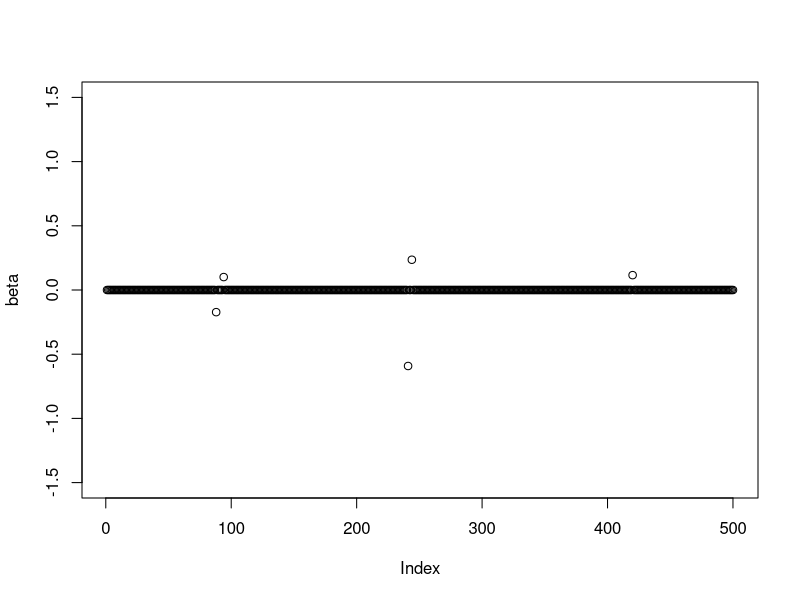
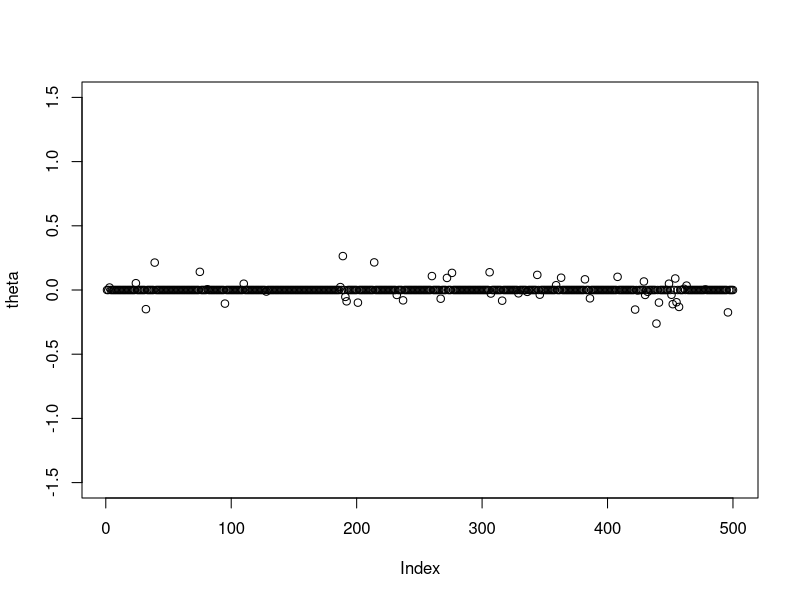

Source code (R) for these figures, in order: (Note: this script raises an error after producing the figures.)
## ---- chunk 1
generate_data <- function(n, p, heritability_sparse, heritability_nonsparse, sparse_coverage, nonsparse_coverage) {
  
  # Generate sparse effects (beta.true)
  num_sparse <- round(p * sparse_coverage)
  beta.true <- rep(0, p)
  beta.true[sample(p, num_sparse)] <- rnorm(num_sparse, mean = 0, sd = 0.01)
  
  # Generate nonsparse effects (theta.true)
  num_nonsparse <- round(p * nonsparse_coverage)
  theta.true <- rep(0, p)
  theta.true[sample(p, num_nonsparse)] <- rnorm(num_nonsparse, mean = 0, sd = 0.0001)
  
  # Create Design Matrix
  X <- cbind(matrix(rnorm(n*p), nrow=n))
  X <- scale(X, center=TRUE, scale=FALSE)
  
  # Scale sparse and nonsparse effects to achieve desired heritability
  beta.true <- beta.true * sqrt(heritability_sparse / var(X %*% beta.true))
  theta.true <- theta.true * sqrt(heritability_nonsparse / var(X %*% theta.true))
  
  # Create Residual Error
  sigmasq_error <- (1 - heritability_sparse - heritability_nonsparse) * var(X %*% (beta.true + theta.true))
  
  # Create Outcomes
  y <- X %*% matrix(beta.true, ncol=1) + X %*% matrix(theta.true, ncol=1) + rnorm(n, 0, sqrt(sigmasq_error))
  y <- scale(y, center=TRUE, scale=FALSE)
  
  # Store Information
  return(list(X = X, y = y, error = sigmasq_error, beta = beta.true, theta = theta.true))
}

data <- generate_data(n = 10000, p = 500, heritability_sparse = 0.45, heritability_nonsparse = 0.55,
                      sparse_coverage = 0.01, nonsparse_coverage = 0.1)

plot(data$beta, ylim = c(-1.5, 1.5), ylab = "beta")
plot(data$theta, ylim = c(-1.5, 1.5), ylab = "theta")
## ---- chunk 2
# output <- susie_ash_warmstart(X = data$X, y = data$y, L = 10, tol = 0.02)
# output2 <- susie(X = data$X, y = data$y, L = 10, tol = 0.001)
# output3 <- susie_ash_warmstart_re(X = data$X, y = data$y, L = 10, tol = 0.02)
# 
# susie_get_cs(output, X = data$X)
# 
# 
# beta.true.index = which(data$beta != 0)
# theta.true.index = which(data$theta != 0)
# 
# # Color + Shape Differ for True Effects
# color_vector <- rep("black", length(output$pip))
# color_vector[beta.true.index] <- "red"
# shape_vector <- rep(1, length(output$pip))
# shape_vector[beta.true.index] <- 17
# 
# color_vector[theta.true.index] <- "blue"
# shape_vector[theta.true.index] <- 16
# 
# output$pip %>% plot(., main = "SuSiE-ASH (v2) PIP", col = color_vector, pch = shape_vector) %>% abline(h = 0.9, col="black", lty = 2)
# output2$pip %>% plot(., main = "SuSiE PIP", col = color_vector, pch = shape_vector) %>% abline(h = 0.9, col="black", lty = 2)
# output3$pip %>% plot(., main = "SuSiE-ASH (v1) PIP", col = color_vector, pch = shape_vector) %>% abline(h = 0.9, col="black", lty = 2)
## ---- chunk 3
method_and_score <- function(X = data$X, y = data$y, beta = data$beta, theta = data$theta, L = 50, threshold = 0.9) {
  # Run various methods
  susie_output <- susie(X = X, y = y, L = L)
  susie_ash_output_v1 <- susie_ash_warmstart_re(X = X, y = y, L = L, warm_start = 5, tol = 0.03)
  susie_ash_output_v2 <- susie_ash_warmstart(X = X, y = y, L = L, warm_start = 5, tol = 0.03)
  
  
  calc_metrics <- function(mod, beta = data$beta, theta = data$theta, threshold = 0.9) {
    # Identify causal variables as non-zero sparse effects and infinitesimal effects
    causal <- (beta != 0) | (theta != 0)
    significant <- mod$pip > threshold
    
    # Calculate FDR
    fdr <- ifelse(sum(significant) > 0, sum(!causal & significant) / sum(significant), 0)
    
    # Calculate Recall
    recall <- ifelse(sum(causal) > 0, sum(causal & significant) / sum(causal), 0)
    
    # Calculate Average CS Size
    cs_size <- length(unlist(susie_get_cs(mod, X = data$X, coverage = threshold)$cs)) / length(susie_get_cs(mod, X = data$X, coverage = threshold)$cs)
    
    # Calculate Coverage (proportion of cs with causal effect)
    coverage <- sum(which(causal) %in% susie_get_cs(mod, X = data$X, coverage = threshold)$cs) / length(susie_get_cs(mod, X = data$X, coverage = threshold)$cs)
    
    # CS Based FDR and Recall
  # cs_list <- susie_get_cs(mod, X = X, coverage = threshold)$cs
  # cs_causal <- sapply(cs_list, function(cs) any(causal[cs]))
  # 
  # cs_fdr <- ifelse(length(cs_list) > 0, sum(!cs_causal) / length(cs_list), 0)
  # cs_recall <- ifelse(sum(causal) > 0, sum(causal %in% unlist(cs_list)) / sum(causal), 0)
  
    
     # CS Based FDR and Recall
  # test.true <- which(causal)
  # test.cs <- susie_get_cs(mod, X = X, coverage = threshold)$cs
  # 
  # TP <- sum(test.true %in% unlist(test.cs))
  # FN <- length(test.true) - TP
  # FP <- length(test.cs) - sum(sapply(test.cs, function(cs) any(cs %in% test.true)))
  # 
  # cs_fdr <- ifelse((TP + FP) > 0, FP / (TP + FP), 0)
  # cs_recall <- ifelse((TP + FN) > 0, TP / (TP + FN), 0)
      
    
    # CS Based FDR and Recall
    # test.true <- which(data$X != 0)
    # test.cs <- susie_get_cs(mod, X = data$X)$cs
    # 
    #   TP = sum(test.true %in% unlist(test.cs))
    #   FN = length(test.true) - TP
    #   FP = length(test.cs) - lapply(1:length(test.cs), function(cs.l){ ifelse(sum(test.cs[[cs.l]] %in%test.true)!=0,T,F)}) %>% unlist(.) %>% sum(.) # FP based on CSs
    #   FP = length(unlist(test.cs)) - sum(unlist(test.cs) %in% test.true) # FP based on elements
    #   
    #   cs_fdr = FP/(TP+FP)
    #   cs_recall = TP/(TP+FN)

    
    return(list(fdr = fdr, recall = recall, cs_size = cs_size, coverage = coverage))#, cs_fdr = cs_fdr, cs_recall = cs_recall))
  }
  
  # Calculate FDR and Recall for each method
  susie_metrics <- calc_metrics(susie_output, beta, theta, threshold)
  susie_ash_v1_metrics <- calc_metrics(susie_ash_output_v1, beta, theta, threshold)
  susie_ash_v2_metrics <- calc_metrics(susie_ash_output_v2, beta, theta, threshold)
  
  #Create a data frame with the results
  metrics_table  <- data.frame(
    Model = c("SuSiE", "SuSiE-ASH v1", "SuSiE-ASH v2"),
    FDR = c(susie_metrics$fdr, susie_ash_v1_metrics$fdr, susie_ash_v2_metrics$fdr),
    Recall = c(susie_metrics$recall, susie_ash_v1_metrics$recall, susie_ash_v2_metrics$recall),
    CS_Size = c(susie_metrics$cs_size, susie_ash_v1_metrics$cs_size, susie_ash_v2_metrics$cs_size),
    Coverage = c(susie_metrics$coverage, susie_ash_v1_metrics$coverage, susie_ash_v2_metrics$coverage)#,
    #CS_FDR = c(susie_metrics$cs_fdr, susie_ash_v1_metrics$cs_fdr, susie_ash_v2_metrics$cs_fdr),
    #CS_Recall = c(susie_metrics$cs_recall, susie_ash_v1_metrics$cs_recall, susie_ash_v2_metrics$cs_recall)
  )
  
  # metrics_table  <- data.frame(
  #   Model = c("SuSiE", "SuSiE-ASH"),
  #   FDR = c(susie_metrics$fdr, susie_ash_v2_metrics$fdr),
  #   Recall = c(susie_metrics$recall, susie_ash_v2_metrics$recall)
  # )
  
  # Return the results table
  return(list(
    metrics = metrics_table,
    susie_output = susie_output,
    susie_ash_output_v1 = susie_ash_output_v1,
    susie_ash_output_v2 = susie_ash_output_v2,
    betas = data$beta,
    thetas = data$theta)
  )
}
## ---- chunk 4
simulate_and_score <- function(num_simulations = 10, n = 10000, p = 500, heritability_sparse = 0.25, heritability_nonsparse = 0.75, sparse_coverage = 0.01, nonsparse_coverage = 0.1, L = 50, threshold = 0.9) {
  
  # Initialize lists to store results
  all_metrics <- list()
  all_betas <- list()
  all_thetas <- list()
  all_susie_outputs <- list()
  all_susie_ash_outputs_v1 <- list()
  all_susie_ash_outputs_v2 <- list()
  all_seeds <- numeric(num_simulations)
  
  for (i in 1:num_simulations) {
    cat("Running simulation", i, "out of", num_simulations, "\n")
    
    # Set random seed for each simulation
    seed <- abs(round(rnorm(1, mean = 0, sd = 1000)))
    set.seed(seed)
    
    # Generate data
    data <- generate_data(n, p, heritability_sparse, heritability_nonsparse, sparse_coverage, nonsparse_coverage)
    
    # Run methods and calculate metrics
    results <- method_and_score(X = data$X, y = data$y, beta = data$beta, theta = data$theta, L = L, threshold = threshold)
    
    # Store results + betas/thetas
    all_metrics[[i]] <- results$metrics
    all_betas[[i]] <- data$beta
    all_thetas[[i]] <- data$theta
    all_susie_outputs[[i]] <- results$susie_output
    all_susie_ash_outputs_v1[[i]] <- results$susie_ash_output_v1
    all_susie_ash_outputs_v2[[i]] <- results$susie_ash_output_v2
    all_seeds[i] <- seed
  }
  
  # Calculate average metrics
  avg_metrics <- data.frame(
    Model = unique(all_metrics[[1]]$Model),
    FDR = Reduce("+", lapply(all_metrics, function(x) x$FDR)) / num_simulations,
    Recall = Reduce("+", lapply(all_metrics, function(x) x$Recall)) / num_simulations,
    CS_Size = Reduce("+", lapply(all_metrics, function(x) x$CS_Size)) / num_simulations,
    Coverage = Reduce("+", lapply(all_metrics, function(x) x$Coverage)) / num_simulations#,
    #CS_FDR = Reduce("+", lapply(all_metrics, function(x) x$CS_FDR)) / num_simulations,
    #CS_Recall = Reduce("+", lapply(all_metrics, function(x) x$CS_Recall)) / num_simulations
  )
  
  # Return all results
  return(list(
    avg_metrics = avg_metrics,
    all_metrics = all_metrics,
    all_betas = all_betas,
    all_thetas = all_thetas,
    all_susie_outputs = all_susie_outputs,
    all_susie_ash_outputs_v1 = all_susie_ash_outputs_v1,
    all_susie_ash_outputs_v2 = all_susie_ash_outputs_v2,
    all_seeds = all_seeds
  ))
}

#generate_data(n = 10000, p = 500, heritability_sparse = 0.25, heritability_nonsparse = 0.55, 
#                       sparse_coverage = 0.01, nonsparse_coverage = 0.1)

large_simulation_infinitesimal <- simulate_and_score(num_simulations = 10, n = 10000, p = 500, heritability_sparse = 0.45, heritability_nonsparse = 0.55, sparse_coverage = 0.01, nonsparse_coverage = 0.1, L = 50, threshold = 0.9)

large_simulation_infinitesimal2 <- simulate_and_score(num_simulations = 10, n = 10000, p = 500, heritability_sparse = 0.25, heritability_nonsparse = 0.75, sparse_coverage = 0.01, nonsparse_coverage = 0.1, L = 50, threshold = 0.9)

large_simulation_infinitesimal3 <- simulate_and_score(num_simulations = 10, n = 10000, p = 500, heritability_sparse = 0.12, heritability_nonsparse = 0.88, sparse_coverage = 0.01, nonsparse_coverage = 0.1, L = 50, threshold = 0.9)

large_simulation_infinitesimal4 <- simulate_and_score(num_simulations = 10, n = 10000, p = 500, heritability_sparse = 0, heritability_nonsparse = 1.00, sparse_coverage = 0.01, nonsparse_coverage = 0.1, L = 50, threshold = 0.9)

print(large_simulation_infinitesimal$avg_metrics)
print(large_simulation_infinitesimal2$avg_metrics)
print(large_simulation_infinitesimal3$avg_metrics)
print(large_simulation_infinitesimal4$avg_metrics)
